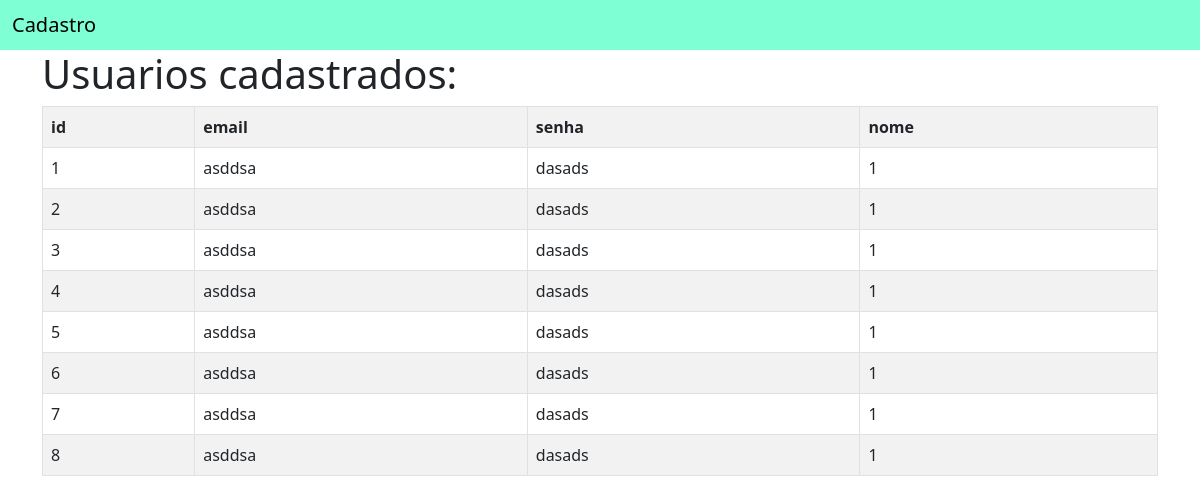
/usuarios/, run on an earlier commit of the app's database.
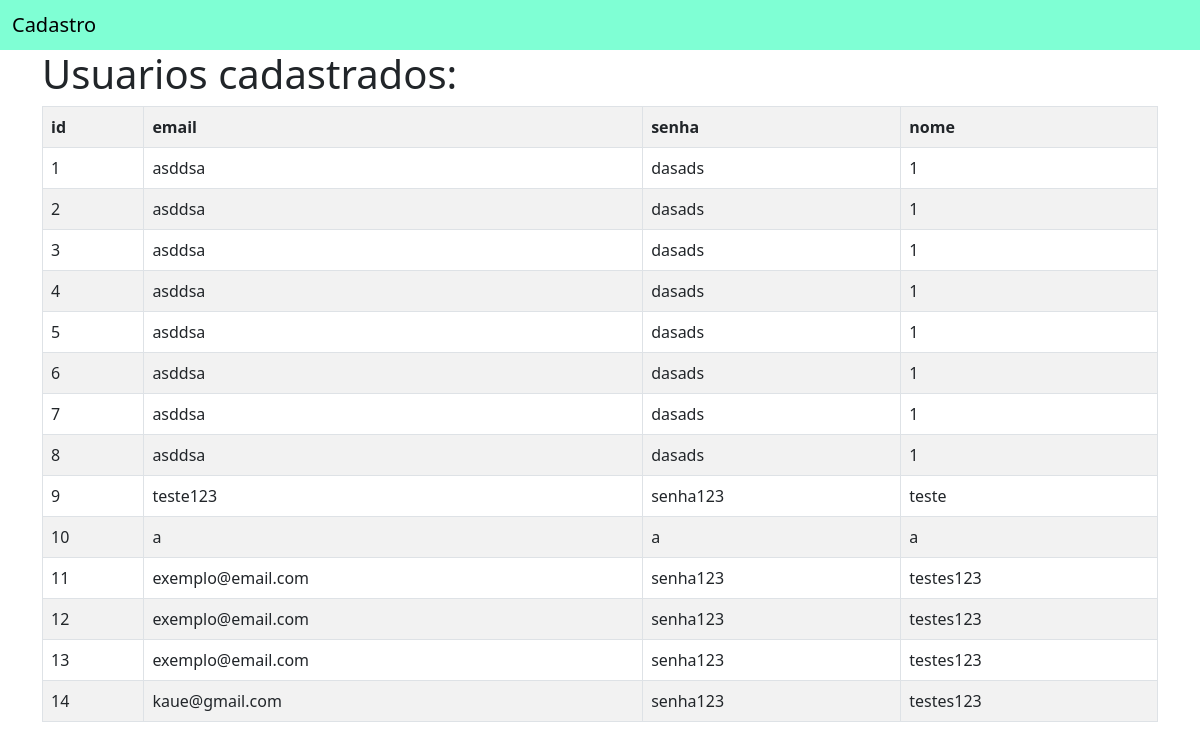
And on a later commit of the database.
### app_projeto_final/models.py (models this page shows)
class Usuario(models.Model):
    id_user = models.AutoField(primary_key=True)
    email = models.TextField(max_length=255)
    nome = models.TextField(max_length=200)
    senha = models.TextField(max_length=255)

### app_projeto_final/views.py (the view, shortened to what this page needs)
# urls.py: path('usuarios/', views.usuarios, name="usuarios_cadastrados"),
def usuarios(request):
    usuarios = {
        'usuarios': Usuario.objects.all()
    }
    return render(request, 'usuarios/usuarios.html', usuarios)

### app_projeto_final/templates/usuarios/usuarios.html
{% extends 'usuarios/base.html' %}
{% block conteudo %}
<div class="container">
    <h1>
        Usuarios cadastrados:
    </h1>
        <table class="table table-bordered table-striped">
            <tr>
                <th>id</th>
                <th>email</th>
                <th>senha</th>
                <th>nome</th>
            </tr>
            {% for usuario in usuarios %}
            <tr>
                <td>{{usuario.id_user}}</td>
                <td>{{usuario.email}}</td>
                <td>{{usuario.senha}}</td>
                <td>{{usuario.nome}} </td>
            </tr>
            {% endfor %}
        </table>
    </div>
{% endblock  %}

### app_projeto_final/templates/usuarios/base.html (shortened to what this page needs)
<!doctype html>
<html lang="en">
  <head>
    <link href="https://cdn.jsdelivr.net/npm/bootstrap@5.0.2/dist/css/bootstrap.min.css" rel="stylesheet">
  </head>
  <body>
    <nav style="background-color: aquamarine !important;" class="navbar navbar-light bg-light">
      <div class="container-fluid">
        <span class="navbar-brand mb-0 h1"> <a style="text-decoration: none; color:black;"
            href="{% url 'home' %}"> Cadastro</a></span>
      </div>
    </nav>
    {% block conteudo %}
    {% endblock %}
  </body>
</html>

What changed in the data, as far as the page shows it:
added Usuario: id_user "9", email "teste123", senha "senha123", nome "teste"
added Usuario: id_user "10", email "a", senha "a", nome "a"
added Usuario: id_user "11", email "exemplo@email.com", senha "senha123", nome "testes123"
added Usuario: id_user "12", email "exemplo@email.com", senha "senha123", nome "testes123"
added Usuario: id_user "13", email "exemplo@email.com", senha "senha123", nome "testes123"
added Usuario: id_user "14", email "kaue@gmail.com", senha "senha123", nome "testes123"
